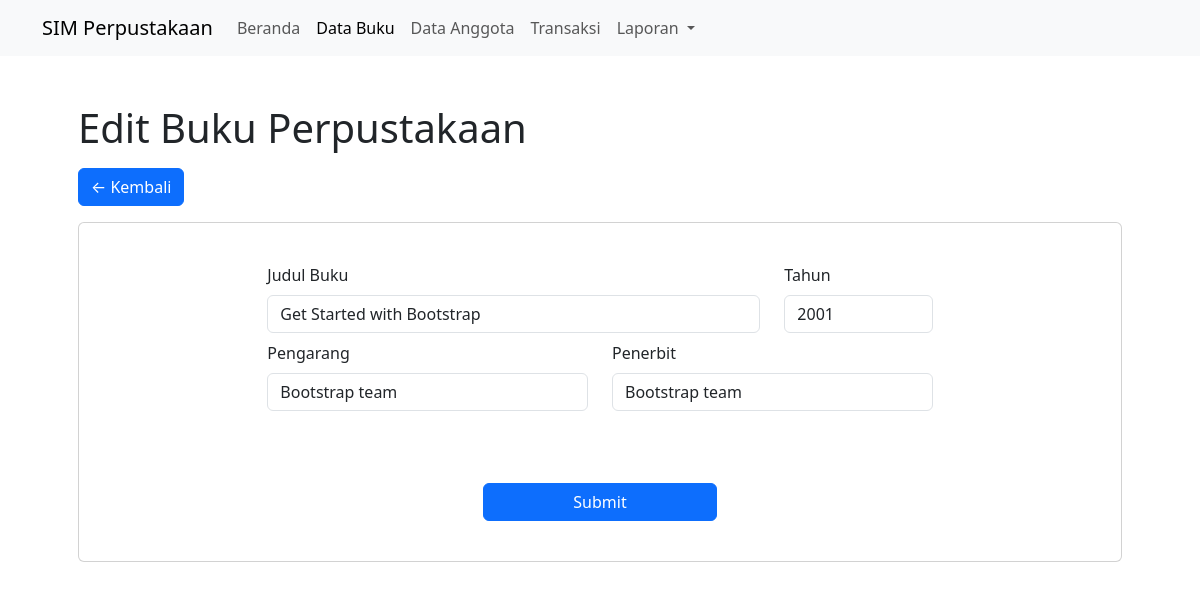
The page /views/edit-buku.php?id=1 on the database its author committed.
### tables this page shows
CREATE TABLE IF NOT EXISTS `tb_buku` (
  `id` int NOT NULL AUTO_INCREMENT,
  `judul_buku` varchar(100) NOT NULL DEFAULT '0',
  `tahun` year NOT NULL DEFAULT '2000',
  `pengarang` varchar(50) NOT NULL DEFAULT '0',
  `penerbit` varchar(50) NOT NULL DEFAULT '0',
  PRIMARY KEY (`id`)
);

### views/edit-buku.php (the view, shortened to what this page needs)
<?php
  require_once('../backend/connect.php');
  $id = $_GET['id'];
  $sql = "SELECT * FROM tb_buku WHERE id = $id";
  $result = mysqli_query($conn, $sql);
  $buku = mysqli_fetch_assoc($result);
  include '../layouts/header.php';
  include '../layouts/navbar.php';
?>
<div class="container my-5 px-5">
  <h1>Edit Buku Perpustakaan</h1>
  <div class="my-3">
    <a href="./data-buku.php" class="btn btn-primary">← Kembali</a>
  </div>
  <div class="card py-4">
    <div class="card-body">
      <form action="../backend/action-edit-buku.php" method="POST">
        <div class="row g-4 mb-2">
          <div class="col"></div>
          <div class="col-6">
            <label for="editJudul" class="form-label">Judul Buku</label>
            <input type="text" class="form-control" id="editJudul" name="judul" autocomplete="off" value="<?= $buku['judul_buku'] ?>" required>
          </div>
          <div class="col-2">
            <label for="editTahun" class="form-label">Tahun</label>
            <input type="text" class="form-control" id="editTahun" name="tahun" autocomplete="off" value="<?= $buku['tahun'] ?>" required>
          </div>
          <div class="col">
          </div>
        </div>
        <div class="row g-4">
          <div class="col"></div>
          <div class="col-4">
            <label for="editPengarang" class="form-label">Pengarang</label>
            <input type="text" class="form-control" id="editPengarang" name="pengarang" autocomplete="off" value="<?= $buku['pengarang'] ?>" required>
          </div>
          <div class="col-4">
            <label for="editPenerbit" class="form-label">Penerbit</label>
            <input type="text" class="form-control" id="editPenerbit" name="penerbit" autocomplete="off" value="<?= $buku['penerbit'] ?>" required>
          </div>
          <div class="col">
          </div>
        </div>
        <div class="row g-4 mt-5">
          <div class="col"></div>
          <div class="col-3">
            <button type="submit" class="btn btn-primary w-100">Submit</button>
          </div>
          <div class="col"></div>
        </div>
      </form>
    </div>
  </div>
</div>
<?php include '../layouts/footer.php' ?>

### rows shown on the page
tb_buku: judul "Get Started with Bootstrap", tahun "2001", pengarang "Bootstrap team", penerbit "Bootstrap team"
